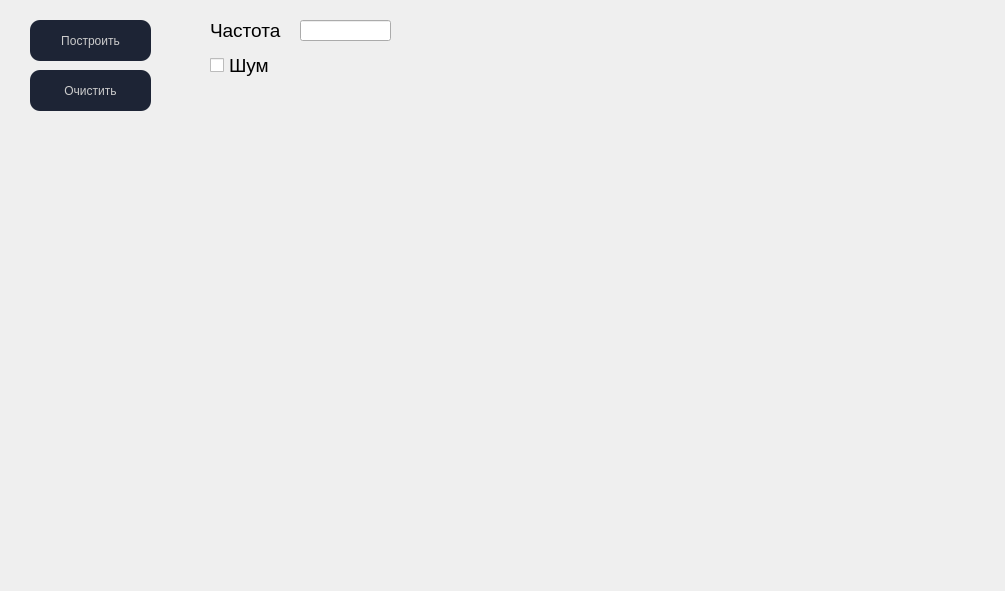
<?xml version="1.0" encoding="UTF-8"?>
<ui version="4.0">
 <class>Form</class>
 <widget class="QWidget" name="Form">
  <property name="geometry">
   <rect>
    <x>0</x>
    <y>0</y>
    <width>1005</width>
    <height>591</height>
   </rect>
  </property>
  <property name="windowTitle">
   <string>Form</string>
  </property>
  <property name="styleSheet">
   <string notr="true">

QPushButton {
	background-color: rgb(26, 11, 86);
	background-color: rgb(29, 36, 53);
	border-radius: 10px;
	
	color: rgb(204, 204, 204);
}
QPushButton:hover {
	
	background-color: rgb(49, 60, 75);
}

</string>
  </property>
  <widget class="QPushButton" name="pushButton">
   <property name="geometry">
    <rect>
     <x>30</x>
     <y>20</y>
     <width>121</width>
     <height>41</height>
    </rect>
   </property>
   <property name="styleSheet">
    <string notr="true"/>
   </property>
   <property name="text">
    <string>Построить</string>
   </property>
  </widget>
  <widget class="QWidget" name="widget" native="true">
   <property name="geometry">
    <rect>
     <x>90</x>
     <y>190</y>
     <width>831</width>
     <height>331</height>
    </rect>
   </property>
   <property name="styleSheet">
    <string notr="true">QPushButton{
	
	gridline-color: rgb(61, 90, 255);
}

QPushButton:hover {
	background-color: rgb(170, 170, 255);
}

</string>
   </property>
  </widget>
  <widget class="QLineEdit" name="lineEdit">
   <property name="geometry">
    <rect>
     <x>300</x>
     <y>20</y>
     <width>91</width>
     <height>21</height>
    </rect>
   </property>
  </widget>
  <widget class="QPushButton" name="pushButton_2">
   <property name="geometry">
    <rect>
     <x>30</x>
     <y>70</y>
     <width>121</width>
     <height>41</height>
    </rect>
   </property>
   <property name="text">
    <string>Очистить</string>
   </property>
  </widget>
  <widget class="QLabel" name="label">
   <property name="geometry">
    <rect>
     <x>210</x>
     <y>20</y>
     <width>81</width>
     <height>21</height>
    </rect>
   </property>
   <property name="font">
    <font>
     <pointsize>14</pointsize>
    </font>
   </property>
   <property name="text">
    <string>Частота</string>
   </property>
  </widget>
  <widget class="QCheckBox" name="checkBox">
   <property name="geometry">
    <rect>
     <x>210</x>
     <y>50</y>
     <width>81</width>
     <height>31</height>
    </rect>
   </property>
   <property name="font">
    <font>
     <pointsize>14</pointsize>
    </font>
   </property>
   <property name="text">
    <string>Шум</string>
   </property>
   <property name="checkable">
    <bool>true</bool>
   </property>
   <property name="checked">
    <bool>false</bool>
   </property>
   <property name="tristate">
    <bool>false</bool>
   </property>
  </widget>
 </widget>
 <resources/>
 <connections/>
</ui>
